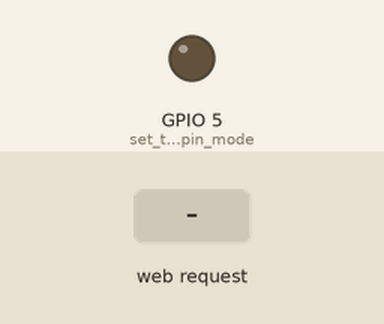
Simulated run of this sketch. Board: ESP32. Shown: output pins drawn as LEDs (lit = HIGH). Inputs (shaded band) come from the test bench. WiFi joins after 1.5 s; servers stay silent unless stated; what the sketch prints to the serial monitor is not drawn.

Above: at 2.7 s.
2.8 s: HTTP request GET /H received
At 4.0 s:
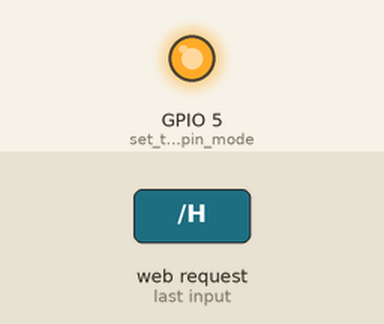
4.3 s: HTTP request GET /L received
At 5.4 s:
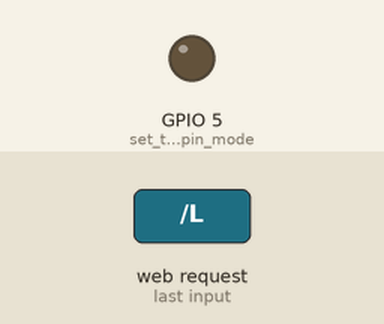
Timing chart, 0 to 7.3 s (numbered marks = the images above; inputs shaded):
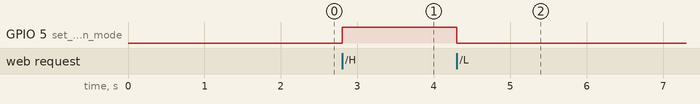

Measured:
- after the input at 2.8 s, GPIO 5 (set_the_LED_pin_mode): LOW → HIGH at once
- after the input at 4.3 s, GPIO 5 (set_the_LED_pin_mode): HIGH → LOW at once

The sketch:

WIFI_DEL_ESP32_CON_LIBRERIA_INCLUIDO.ino
```cpp
/*
 WiFi Web Server LED Blink

 A simple web server that lets you blink an LED via the web.
 This sketch will print the IP address of your WiFi Shield (once connected)
 to the Serial monitor. From there, you can open that address in a web browser
 to turn on and off the LED on pin 5.

 If the IP address of your shield is yourAddress:
 http://yourAddress/H turns the LED on
 http://yourAddress/L turns it off

 This example is written for a network using WPA2 encryption. For insecure
 WEP or WPA, change the Wifi.begin() call and use Wifi.setMinSecurity() accordingly.

 Circuit:
 * WiFi shield attached
 * LED attached to pin 5

 created for arduino 25 Nov 2012
 by Tom Igoe

ported for sparkfun esp32
31.01.2017 by Jan Hendrik Berlin

 */
 #include "soc/soc.h"
#include "soc/rtc_cntl_reg.h"


#include <WiFi.h>

const char* ssid     = "DARK-NET";
const char* password = "familyjop*";

WiFiServer server(80);

void setup()
{
  WRITE_PERI_REG(RTC_CNTL_BROWN_OUT_REG, 0); //deshabilitar el detector de caída de tensión
    Serial.begin(115200);
    pinMode(5, OUTPUT);      // set the LED pin mode

    delay(10);

    // We start by connecting to a WiFi network

    Serial.println();
    Serial.println();
    Serial.print("Connecting to ");
    Serial.println(ssid);

    WiFi.begin(ssid, password);

    while (WiFi.status() != WL_CONNECTED) {
        delay(500);
        Serial.print(".");
    }

    Serial.println("");
    Serial.println("WiFi connected.");
    Serial.println("IP address: ");
    Serial.println(WiFi.localIP());

    server.begin();

}

void loop(){
 WiFiClient client = server.available();   // listen for incoming clients

  if (client) {                             // if you get a client,
    Serial.println("New Client.");           // print a message out the serial port
    String currentLine = "";                // make a String to hold incoming data from the client
    while (client.connected()) {            // loop while the client's connected
      if (client.available()) {             // if there's bytes to read from the client,
        char c = client.read();             // read a byte, then
        Serial.write(c);                    // print it out the serial monitor
        if (c == '\n') {                    // if the byte is a newline character

          // if the current line is blank, you got two newline characters in a row.
          // that's the end of the client HTTP request, so send a response:
          if (currentLine.length() == 0) {
            // HTTP headers always start with a response code (e.g. HTTP/1.1 200 OK)
            // and a content-type so the client knows what's coming, then a blank line:
            client.println("HTTP/1.1 200 OK");
            client.println("Content-type:text/html");
            client.println();

            // the content of the HTTP response follows the header:
            client.print("Click <a href=\"/H\">here</a> to turn the LED on pin 5 on.<br>");
            client.print("Click <a href=\"/L\">here</a> to turn the LED on pin 5 off.<br>");

            // The HTTP response ends with another blank line:
            client.println();
            // break out of the while loop:
            break;
          } else {    // if you got a newline, then clear currentLine:
            currentLine = "";
          }
        } else if (c != '\r') {  // if you got anything else but a carriage return character,
          currentLine += c;      // add it to the end of the currentLine
        }

        // Check to see if the client request was "GET /H" or "GET /L":
        if (currentLine.endsWith("GET /H")) {
          digitalWrite(5, HIGH);               // GET /H turns the LED on
        }
        if (currentLine.endsWith("GET /L")) {
          digitalWrite(5, LOW);                // GET /L turns the LED off
        }
      }
    }
    // close the connection:
    client.stop();
    Serial.println("Client Disconnected.");
  }
}
```
